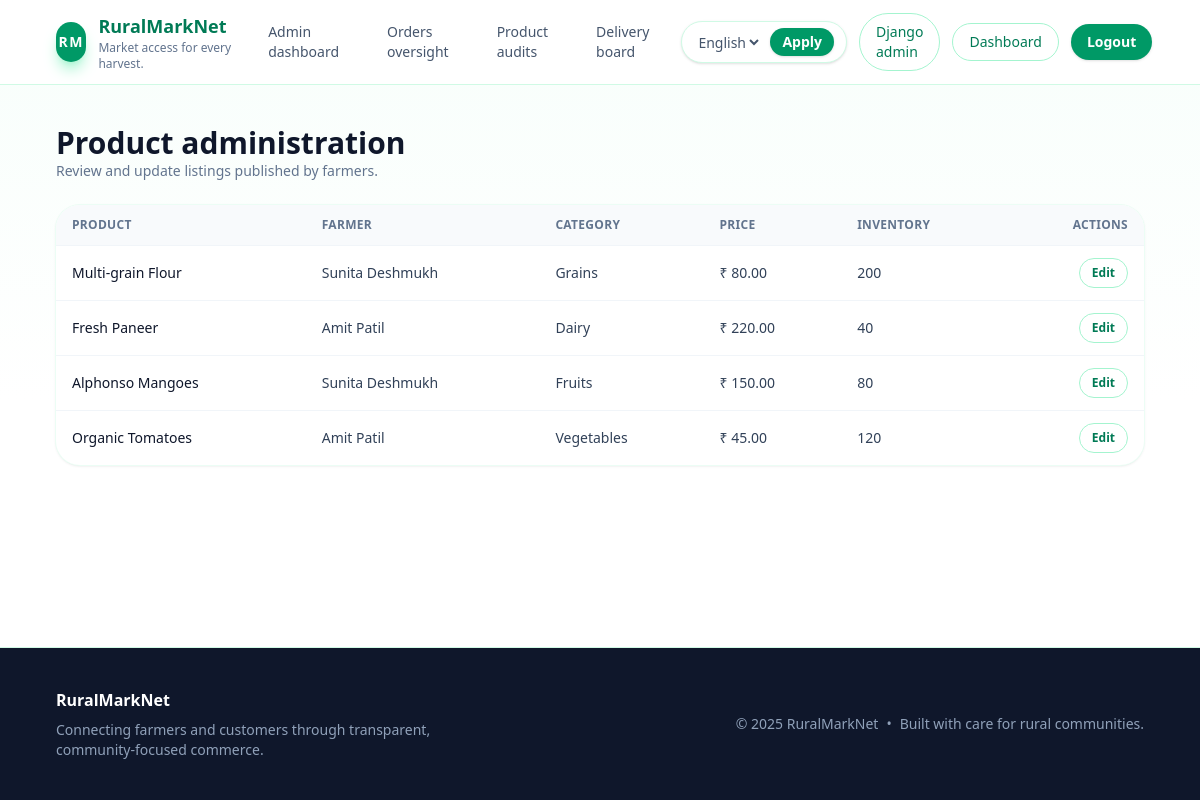
/portal/admin/products/ (signed in), run on the app's committed database.
### products/models.py (models this page shows, shortened)
class Product(models.Model):
    class Categories(models.TextChoices):
        VEGETABLES = "vegetables", _("Vegetables")
        FRUITS = "fruits", _("Fruits")
        DAIRY = "dairy", _("Dairy")
        GRAINS = "grains", _("Grains")
        OTHERS = "others", _("Others")
    class Units(models.TextChoices):
        KILOGRAM = "kg", _("Kilogram")
        GRAM = "g", _("Gram")
        LITRE = "l", _("Litre")
        PIECE = "piece", _("Piece")
        BUNCH = "bunch", _("Bunch")
    class QualityGrades(models.TextChoices):
        PREMIUM = "premium", _("Premium grade")
        STANDARD = "standard", _("Standard grade")
        ECONOMY = "economy", _("Economy grade")
    class FarmingPractices(models.TextChoices):
        ORGANIC = "organic", _("Organic")
        NATURAL = "natural", _("Natural")
        CONVENTIONAL = "conventional", _("Conventional")
        HYDROPONIC = "hydroponic", _("Hydroponic")
    name = models.CharField(max_length=255)
    slug = models.SlugField(unique=True, blank=True)
    farmer = models.ForeignKey(
        settings.AUTH_USER_MODEL,
        on_delete=models.CASCADE,
        related_name="products",
    )
    category = models.CharField(max_length=32, choices=Categories.choices)
    description = models.TextField(blank=True)
    price = models.DecimalField(max_digits=8, decimal_places=2)
    unit = models.CharField(
        max_length=16,
        choices=Units.choices,
        default=Units.KILOGRAM,
        help_text=_("Measurement customers will see when ordering."),
    )
    unit_quantity = models.DecimalField(
        max_digits=6,
        decimal_places=2,
        default=Decimal("1.00"),
        validators=[MinValueValidator(Decimal("0.01"))],
        help_text=_("Amount of produce included per unit."),
    )
    quality_grade = models.CharField(
        max_length=32,
        choices=QualityGrades.choices,
        default=QualityGrades.STANDARD,
        help_text=_("Visible quality grade to reassure buyers."),
    )
    farming_practice = models.CharField(
        max_length=32,
        choices=FarmingPractices.choices,
        default=FarmingPractices.CONVENTIONAL,
        help_text=_("Primary growing method used."),
    )
    harvest_date = models.DateField(blank=True, null=True, help_text=_("Optional harvest date for traceability."))
    best_before_days = models.PositiveSmallIntegerField(
        blank=True,
        null=True,
        help_text=_("Number of days the produce stays at peak quality."),
    )
    inventory = models.PositiveIntegerField(default=0)
    available = models.BooleanField(default=True)
    location = models.CharField(max_length=128, blank=True)
    storage_instructions = models.TextField(blank=True, help_text=_("Tips customers should follow after delivery."))
    certifications = models.CharField(
        max_length=255,
        blank=True,
        help_text=_("Organic, FPO or other certification names."),
    )
    image = models.ImageField(upload_to="products/", blank=True)
    created_at = models.DateTimeField(auto_now_add=True)
    updated_at = models.DateTimeField(auto_now=True)
    class Meta:
        ordering = ["name"]
        verbose_name = _("Product")
        verbose_name_plural = _("Products")

### accounts/models.py (models this page shows, shortened)
class User(AbstractUser):
    class Roles(models.TextChoices):
        FARMER = "farmer", _("Farmer")
        CUSTOMER = "customer", _("Customer")
        ADMIN = "admin", _("Administrator")
    PREFERRED_LANGUAGE_CHOICES = (
        ("en", _("English")),
        ("hi", _("Hindi")),
        ("mr", _("Marathi")),
    )
    role = models.CharField(
        max_length=20,
        choices=Roles.choices,
        default=Roles.CUSTOMER,
        help_text=_("Determines the level of access within the platform."),
    )
    phone_number = models.CharField(
        max_length=20,
        blank=True,
        help_text=_("Optional contact number for delivery coordination."),
    )
    preferred_language = models.CharField(
        max_length=8,
        choices=PREFERRED_LANGUAGE_CHOICES,
        default="en",
        help_text=_("Preferred language for the interface."),
    )
    address = models.TextField(blank=True)

### products/views.py (the view)
# urls.py: path("products/", AdminProductListView.as_view(), name="products-list"),
class AdminProductListView(AdminRequiredMixin, ListView):
    template_name = "products/admin_product_list.html"
    context_object_name = "products"
    def get_queryset(self):  # type: ignore[override]
        return Product.objects.select_related("farmer").order_by("-updated_at")

### products/forms.py
class ProductFilterForm(forms.Form):
    search = forms.CharField(required=False, label=_("Search"))
    category = forms.ChoiceField(
        required=False,
        choices=[("", _("All categories"))] + list(Product.Categories.choices),
    )
    min_price = forms.DecimalField(required=False, min_value=0, label=_("Min price"))
    max_price = forms.DecimalField(required=False, min_value=0, label=_("Max price"))
    available = forms.BooleanField(required=False, initial=True, label=_("In stock"))

### accounts/mixins.py (called while the page is built)
    def test_func(self) -> bool:  # noqa: D401
        request = getattr(self, "request", None)
        user = getattr(request, "user", None)
        return bool(
            getattr(user, "is_authenticated", False)
            and (getattr(user, "is_staff", False) or getattr(user, "is_superuser", False))
        )

### products/context_processors.py (called while the page is built)
def product_filters(request):
    return {
        "product_filter_form": ProductFilterForm(request.GET or None),
        "product_categories": Product.Categories.choices,
    }

### products/templates/products/admin_product_list.html (shortened to what this page needs)
{% extends "base.html" %}
{% load i18n %}
{% block content %}
<section class="space-y-6">
    <header class="flex flex-col gap-2 md:flex-row md:items-center md:justify-between">
        <div>
            <h1 class="text-3xl font-semibold text-slate-900">{% trans "Product administration" %}</h1>
            <p class="text-sm text-slate-500">{% trans "Review and update listings published by farmers." %}</p>
        </div>
    </header>
    <div class="overflow-hidden rounded-3xl bg-white shadow-sm ring-1 ring-emerald-50">
        <table class="min-w-full divide-y divide-slate-100 text-left text-sm text-slate-700">
            <thead class="bg-slate-50 text-xs font-semibold uppercase tracking-wide text-slate-500">
                <tr>
                    <th class="px-4 py-3">{% trans "Product" %}</th>
                    <th class="px-4 py-3">{% trans "Farmer" %}</th>
                    <th class="px-4 py-3">{% trans "Category" %}</th>
                    <th class="px-4 py-3">{% trans "Price" %}</th>
                    <th class="px-4 py-3">{% trans "Inventory" %}</th>
                    <th class="px-4 py-3 text-right">{% trans "Actions" %}</th>
                </tr>
            </thead>
            <tbody class="divide-y divide-slate-100">
                {% for product in products %}
                    <tr class="hover:bg-emerald-50/40">
                        <td class="px-4 py-3 font-medium text-slate-900">
                            {{ product.name }}
                        </td>
                        <td class="px-4 py-3">
                            {{ product.farmer.get_full_name|default:product.farmer.username }}
                        </td>
                        <td class="px-4 py-3">
                            {{ product.get_category_display }}
                        </td>
                        <td class="px-4 py-3">
                            ₹ {{ product.price }}
                        </td>
                        <td class="px-4 py-3">
                            {{ product.inventory }}
                        </td>
                        <td class="px-4 py-3 text-right">
                            <a href="{% url 'products:admin-update' product.slug %}" class="inline-flex items-center gap-2 rounded-full border border-emerald-200 px-3 py-1.5 text-xs font-semibold text-emerald-700 transition hover:border-emerald-300 hover:bg-emerald-50">{% trans "Edit" %}</a>
                        </td>
                    </tr>
                {% empty %}
                    <tr>
                        <td colspan="6" class="px-4 py-10 text-center text-sm text-slate-500">{% trans "No products found." %}</td>
                    </tr>
                {% endfor %}
            </tbody>
        </table>
    </div>
</section>
{% endblock %}

### data on the page
Product: name "Multi-grain Flour", farmer.get_full_name "Sunita Deshmukh", category "Grains", price "80.00", inventory "200"
Product: name "Fresh Paneer", farmer.get_full_name "Amit Patil", category "Dairy", price "220.00", inventory "40"
Product: name "Alphonso Mangoes", farmer.get_full_name "Sunita Deshmukh", category "Fruits", price "150.00", inventory "80"
Product: name "Organic Tomatoes", farmer.get_full_name "Amit Patil", category "Vegetables", price "45.00", inventory "120"

### other printed values
form field language "English"
